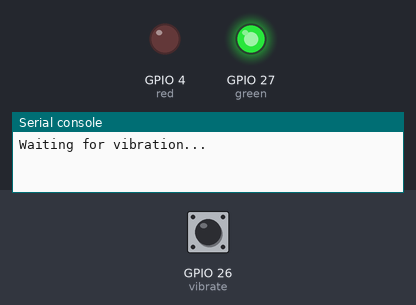
A program run on a simulated ESP32 board running MicroPython. Parts: output pins drawn as LEDs (lit = HIGH), the last lines printed to the serial console. Inputs (shaded band) come from the test bench; at power-on: GPIO 26 (vibrate) HIGH.

Above: at 1.2 s.
1.3 s: GPIO 26 (vibrate) pulled LOW for 0.15 s
At 1.7 s:
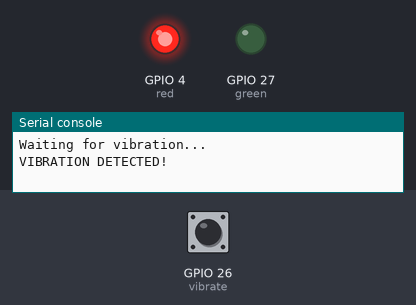
3.3 s: GPIO 26 (vibrate) pulled LOW for 3.2 s
At 7.4 s:
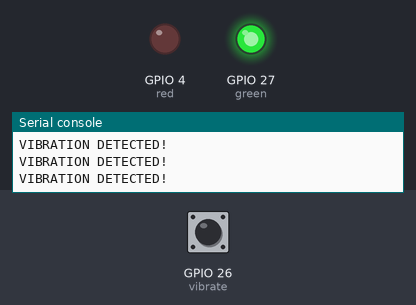
Timing chart, 0 to 8.9 s (numbered marks = the images above; inputs shaded):
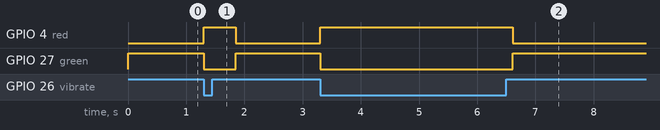

Measured:
- after the input at 1.3 s, GPIO 4 (red): LOW → HIGH at once, → LOW 0.55 s later; GPIO 27 (green): HIGH → LOW at once, → HIGH 0.55 s later
- after the input at 3.3 s, GPIO 4 (red): LOW → HIGH at once, → LOW 3.3 s later; GPIO 27 (green): HIGH → LOW at once, → HIGH 3.3 s later

The program:

ESP32-Vibrator_SwitchV2.py
```python
from machine import Pin
from time import sleep_ms

# Pins
VIBRATE_PIN = 26
RED_PIN   = 4
GREEN_PIN = 27

# Setup
vibrate = Pin(VIBRATE_PIN, Pin.IN, Pin.PULL_UP)
red   = Pin(RED_PIN, Pin.OUT)
green = Pin(GREEN_PIN, Pin.OUT)

# LED Functions
def led_green():
    red.value(0)
    green.value(1)
def led_red():
    red.value(1)
    green.value(0)

# Start with safe state
led_green()
print("Waiting for vibration...")

# Main loop
while True:
    sensor = vibrate.value()
    if sensor == 0:   # vibration detected
        print("VIBRATION DETECTED!")
        led_red()
        sleep_ms(500)
    else:
        led_green()
    sleep_ms(50)
```
